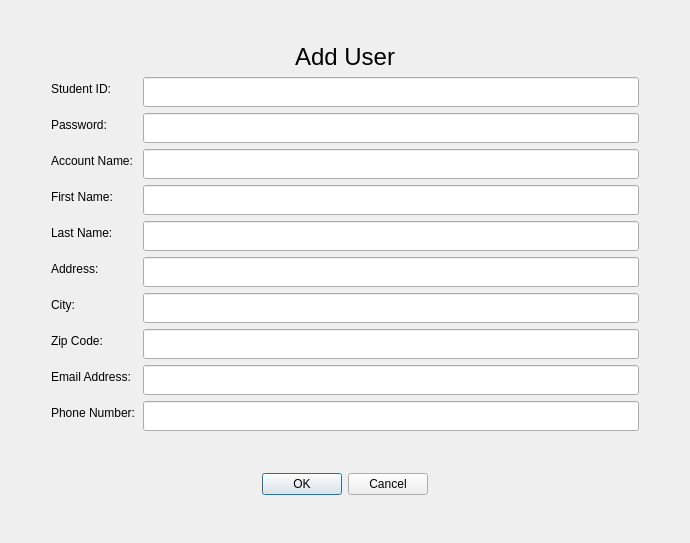
<?xml version="1.0" encoding="UTF-8"?>
<ui version="4.0">
 <class>addnewuser</class>
 <widget class="QDialog" name="addnewuser">
  <property name="geometry">
   <rect>
    <x>0</x>
    <y>0</y>
    <width>690</width>
    <height>543</height>
   </rect>
  </property>
  <property name="windowTitle">
   <string>Dialog</string>
  </property>
  <layout class="QGridLayout" name="gridLayout">
   <item row="1" column="0">
    <layout class="QHBoxLayout" name="horizontalLayout">
     <item>
      <spacer name="horizontalSpacer">
       <property name="orientation">
        <enum>Qt::Horizontal</enum>
       </property>
       <property name="sizeType">
        <enum>QSizePolicy::Fixed</enum>
       </property>
       <property name="sizeHint" stdset="0">
        <size>
         <width>40</width>
         <height>20</height>
        </size>
       </property>
      </spacer>
     </item>
    </layout>
   </item>
   <item row="1" column="1">
    <layout class="QFormLayout" name="formLayout">
     <property name="labelAlignment">
      <set>Qt::AlignLeading|Qt::AlignLeft|Qt::AlignVCenter</set>
     </property>
     <property name="formAlignment">
      <set>Qt::AlignHCenter|Qt::AlignTop</set>
     </property>
     <item row="1" column="0" colspan="2">
      <widget class="QLabel" name="titleLabel">
       <property name="font">
        <font>
         <pointsize>18</pointsize>
        </font>
       </property>
       <property name="text">
        <string>Add User</string>
       </property>
       <property name="alignment">
        <set>Qt::AlignCenter</set>
       </property>
      </widget>
     </item>
     <item row="2" column="0">
      <widget class="QLabel" name="idLabel">
       <property name="text">
        <string>Student ID:</string>
       </property>
      </widget>
     </item>
     <item row="2" column="1">
      <widget class="QLineEdit" name="idTextbox">
       <property name="minimumSize">
        <size>
         <width>400</width>
         <height>30</height>
        </size>
       </property>
      </widget>
     </item>
     <item row="3" column="0">
      <widget class="QLabel" name="passwordLabel">
       <property name="text">
        <string>Password:</string>
       </property>
      </widget>
     </item>
     <item row="3" column="1">
      <widget class="QLineEdit" name="passwordTextbox">
       <property name="minimumSize">
        <size>
         <width>400</width>
         <height>30</height>
        </size>
       </property>
      </widget>
     </item>
     <item row="4" column="0">
      <widget class="QLabel" name="accountNameLabel">
       <property name="text">
        <string>Account Name: </string>
       </property>
      </widget>
     </item>
     <item row="4" column="1">
      <widget class="QLineEdit" name="accountNameTextbox">
       <property name="minimumSize">
        <size>
         <width>400</width>
         <height>30</height>
        </size>
       </property>
      </widget>
     </item>
     <item row="5" column="0">
      <widget class="QLabel" name="fNameLabel">
       <property name="text">
        <string>First Name:</string>
       </property>
      </widget>
     </item>
     <item row="5" column="1">
      <widget class="QLineEdit" name="fNameTextbox">
       <property name="minimumSize">
        <size>
         <width>400</width>
         <height>30</height>
        </size>
       </property>
      </widget>
     </item>
     <item row="6" column="0">
      <widget class="QLabel" name="lNameLabel">
       <property name="text">
        <string>Last Name:</string>
       </property>
      </widget>
     </item>
     <item row="6" column="1">
      <widget class="QLineEdit" name="lNameTextbox">
       <property name="minimumSize">
        <size>
         <width>400</width>
         <height>30</height>
        </size>
       </property>
      </widget>
     </item>
     <item row="7" column="0">
      <widget class="QLabel" name="addressLabel">
       <property name="text">
        <string>Address:</string>
       </property>
      </widget>
     </item>
     <item row="8" column="0">
      <widget class="QLabel" name="cityLabel">
       <property name="text">
        <string>City: </string>
       </property>
      </widget>
     </item>
     <item row="8" column="1">
      <widget class="QLineEdit" name="cityTextbox">
       <property name="minimumSize">
        <size>
         <width>400</width>
         <height>30</height>
        </size>
       </property>
      </widget>
     </item>
     <item row="9" column="0">
      <widget class="QLabel" name="zipLabel">
       <property name="text">
        <string>Zip Code:</string>
       </property>
      </widget>
     </item>
     <item row="9" column="1">
      <widget class="QLineEdit" name="zipTextbox">
       <property name="minimumSize">
        <size>
         <width>400</width>
         <height>30</height>
        </size>
       </property>
      </widget>
     </item>
     <item row="10" column="0">
      <widget class="QLabel" name="emailLabel">
       <property name="text">
        <string>Email Address:</string>
       </property>
      </widget>
     </item>
     <item row="10" column="1">
      <widget class="QLineEdit" name="emailTextbox">
       <property name="minimumSize">
        <size>
         <width>400</width>
         <height>30</height>
        </size>
       </property>
      </widget>
     </item>
     <item row="11" column="0">
      <widget class="QLabel" name="phoneLabel">
       <property name="text">
        <string>Phone Number:</string>
       </property>
      </widget>
     </item>
     <item row="11" column="1">
      <widget class="QLineEdit" name="phoneTextbox">
       <property name="minimumSize">
        <size>
         <width>400</width>
         <height>30</height>
        </size>
       </property>
      </widget>
     </item>
     <item row="7" column="1">
      <widget class="QLineEdit" name="addressTextbox">
       <property name="minimumSize">
        <size>
         <width>400</width>
         <height>30</height>
        </size>
       </property>
      </widget>
     </item>
    </layout>
   </item>
   <item row="3" column="1">
    <layout class="QVBoxLayout" name="verticalLayout">
     <item>
      <spacer name="verticalSpacer_3">
       <property name="orientation">
        <enum>Qt::Vertical</enum>
       </property>
       <property name="sizeHint" stdset="0">
        <size>
         <width>20</width>
         <height>40</height>
        </size>
       </property>
      </spacer>
     </item>
     <item>
      <widget class="QDialogButtonBox" name="buttonBox">
       <property name="standardButtons">
        <set>QDialogButtonBox::Cancel|QDialogButtonBox::Ok</set>
       </property>
       <property name="centerButtons">
        <bool>true</bool>
       </property>
      </widget>
     </item>
     <item>
      <spacer name="verticalSpacer">
       <property name="orientation">
        <enum>Qt::Vertical</enum>
       </property>
       <property name="sizeHint" stdset="0">
        <size>
         <width>20</width>
         <height>40</height>
        </size>
       </property>
      </spacer>
     </item>
    </layout>
   </item>
   <item row="1" column="2">
    <layout class="QHBoxLayout" name="horizontalLayout_2">
     <item>
      <spacer name="horizontalSpacer_2">
       <property name="orientation">
        <enum>Qt::Horizontal</enum>
       </property>
       <property name="sizeType">
        <enum>QSizePolicy::Fixed</enum>
       </property>
       <property name="sizeHint" stdset="0">
        <size>
         <width>40</width>
         <height>20</height>
        </size>
       </property>
      </spacer>
     </item>
    </layout>
   </item>
   <item row="0" column="1">
    <layout class="QVBoxLayout" name="verticalLayout_2">
     <item>
      <spacer name="verticalSpacer_2">
       <property name="orientation">
        <enum>Qt::Vertical</enum>
       </property>
       <property name="sizeHint" stdset="0">
        <size>
         <width>20</width>
         <height>40</height>
        </size>
       </property>
      </spacer>
     </item>
    </layout>
   </item>
  </layout>
 </widget>
 <resources/>
 <connections>
  <connection>
   <sender>buttonBox</sender>
   <signal>accepted()</signal>
   <receiver>addnewuser</receiver>
   <slot>accept()</slot>
   <hints>
    <hint type="sourcelabel">
     <x>250</x>
     <y>430</y>
    </hint>
    <hint type="destinationlabel">
     <x>304</x>
     <y>232</y>
    </hint>
   </hints>
  </connection>
  <connection>
   <sender>buttonBox</sender>
   <signal>rejected()</signal>
   <receiver>addnewuser</receiver>
   <slot>reject()</slot>
   <hints>
    <hint type="sourcelabel">
     <x>250</x>
     <y>430</y>
    </hint>
    <hint type="destinationlabel">
     <x>304</x>
     <y>232</y>
    </hint>
   </hints>
  </connection>
 </connections>
</ui>
